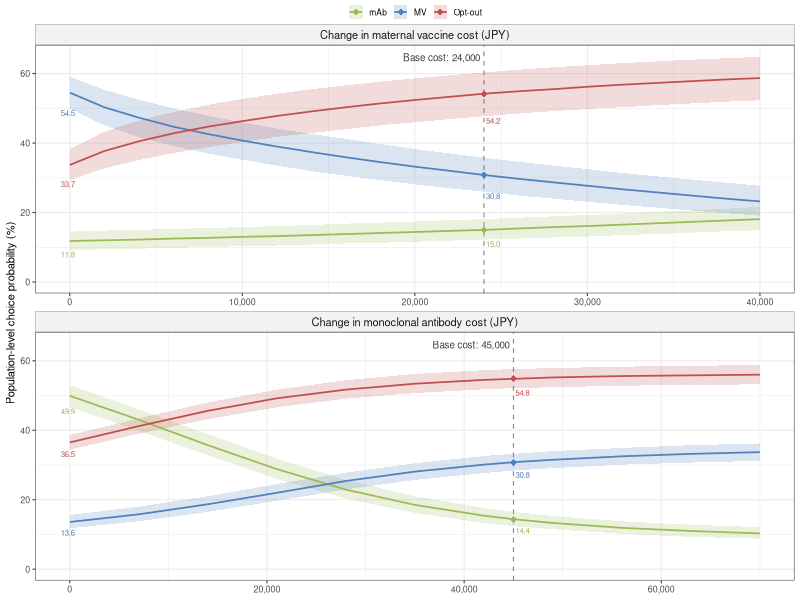

This chart was generated by the following R code:
# ===========================================================================
# Title: 21_hcm_costCont_ranInt_ranCoeff_choiceProb_comPlot.r
# Date: 2026-09-10
# ===========================================================================

# ------------------------------------------------------------------------
# SECTION 1: Load library
# ------------------------------------------------------------------------

library(here)
library(dplyr)
library(ggplot2)

# ------------------------------------------------------------------------
# SECTION 2: Load and combine choice-probability results
# ------------------------------------------------------------------------

df_mvCost <- read.csv(here("data", "choiceProb_mvCost.csv"))
df_mabCost <- read.csv(here("data", "choiceProb_mabCost.csv"))

df_plot <- bind_rows(
    df_mvCost %>% mutate(
        CostType = "Change in maternal vaccine cost (JPY)",
        base_cost = 24000
    ),
    df_mabCost %>% mutate(
        CostType = "Change in monoclonal antibody cost (JPY)",
        base_cost = 45000
    )
) %>%
    mutate(
        Cost = Cost * 100000,
        across(Mean:Upper_UI, ~ .x * 100),
        CostType = factor(
            CostType,
            levels = c(
                "Change in maternal vaccine cost (JPY)",
                "Change in monoclonal antibody cost (JPY)"
            )
        )
    )

# Normalize mean probabilities to sum to 100% within each cost curve
norm_meanProb <- function(df) {
    df %>%
        group_by(CostType, Cost) %>%
        mutate(
            Mean = {
                raw_mean <- Mean / sum(Mean) * 100
                rounded_mean <- round(raw_mean, 1)
                correction <- round(100 - sum(rounded_mean), 1)
                rounded_mean[which.max(raw_mean)] <-
                    rounded_mean[which.max(raw_mean)] + correction
                rounded_mean
            }
        ) %>%
        ungroup() %>%
        mutate(across(Lower_UI:Upper_UI, ~ round(.x, 1)))
}

df_plot <- norm_meanProb(df_plot)

base_cases <- df_plot %>%
    distinct(CostType, base_cost) %>%
    mutate(
        label = paste0("Base cost: ", format(base_cost, big.mark = ","))
    )

y_max <- ceiling(max(df_plot$Upper_UI, na.rm = TRUE) / 5) * 5

# ------------------------------------------------------------------------
# SECTION 3: Create combined figure
# ------------------------------------------------------------------------

color_manual <- c(
    "MV" = "#4F81BD",
    "mAb" = "#9BBB59",
    "Opt-out" = "#C0504D"
)

prob_c0 <- df_plot %>%
    filter(Cost == 0)

prob_base <- df_plot %>%
    inner_join(
        base_cases[, c("CostType", "base_cost")],
        by = c("CostType", "Cost" = "base_cost")
    )

choiceProb_combined <- ggplot(
    df_plot,
    aes(x = Cost, y = Mean, color = Alt, group = Alt)
) +
    geom_vline(
        data = base_cases,
        aes(xintercept = base_cost),
        linetype = "dashed",
        color = "#404040",
        linewidth = 0.4,
        alpha = 0.6
    ) +
    geom_ribbon(
        aes(ymin = Lower_UI, ymax = Upper_UI, fill = Alt),
        alpha = 0.2,
        color = NA
    ) +
    geom_line(linewidth = 0.6) +
    geom_point(
        data = df_plot %>%
            semi_join(base_cases, by = c("CostType", "Cost" = "base_cost")),
        aes(),
        size = 2,
        shape = 18
    ) +
    geom_text(
        data = prob_c0,
        aes(
            x = Cost,
            y = Lower_UI,
            label = sprintf("%.1f", Mean)
        ),
        vjust = 1.25,
        hjust = 0.65,
        size = 2,
        show.legend = FALSE
    ) +
    geom_text(
        data = prob_base,
        aes(
            x = Cost,
            y = Lower_UI,
            label = sprintf("%.1f", Mean)
        ),
        vjust = 1.25,
        hjust = -0.15,
        size = 2,
        show.legend = FALSE
    ) +
    geom_text(
        data = base_cases,
        aes(
            x = base_cost,
            y = y_max * 0.995,
            label = label
        ),
        hjust = 1.05,
        vjust = 0.5,
        size = 2.5,
        color = "#404040",
        inherit.aes = FALSE
    ) +
    facet_wrap(
        ~ CostType,
        ncol = 1,
        scales = "free_x",
        strip.position = "top"
    ) +
    labs(
        x = NULL,
        y = "Population-level choice probability (%)"
    ) +
    scale_color_manual(values = color_manual) +
    scale_fill_manual(values = color_manual) +
    scale_x_continuous(labels = scales::comma) +
    coord_cartesian(ylim = c(0, y_max)) +
    theme_bw(base_size = 8) +
    theme(
        legend.position = "top",
        legend.margin = margin(t = -1, b = -5),
        legend.key.size = grid::unit(0.4, "cm"),
        legend.title = element_blank(),
        legend.text = element_text(size = 6),
        strip.background = element_rect(fill = "grey95", color = "grey60"),
        strip.text = element_text(size = 8),
        panel.spacing.y = grid::unit(0.2, "lines")
    )

# ------------------------------------------------------------------------
# SECTION 4: Save figure
# ------------------------------------------------------------------------

ggsave(
    here("figs", "choiceProb_combCost_linePlot.png"),
    plot = choiceProb_combined,
    width = 10,
    height = 12,
    units = "cm",
    dpi = 600
)
cat("\nPlot successfully saved!\n")
